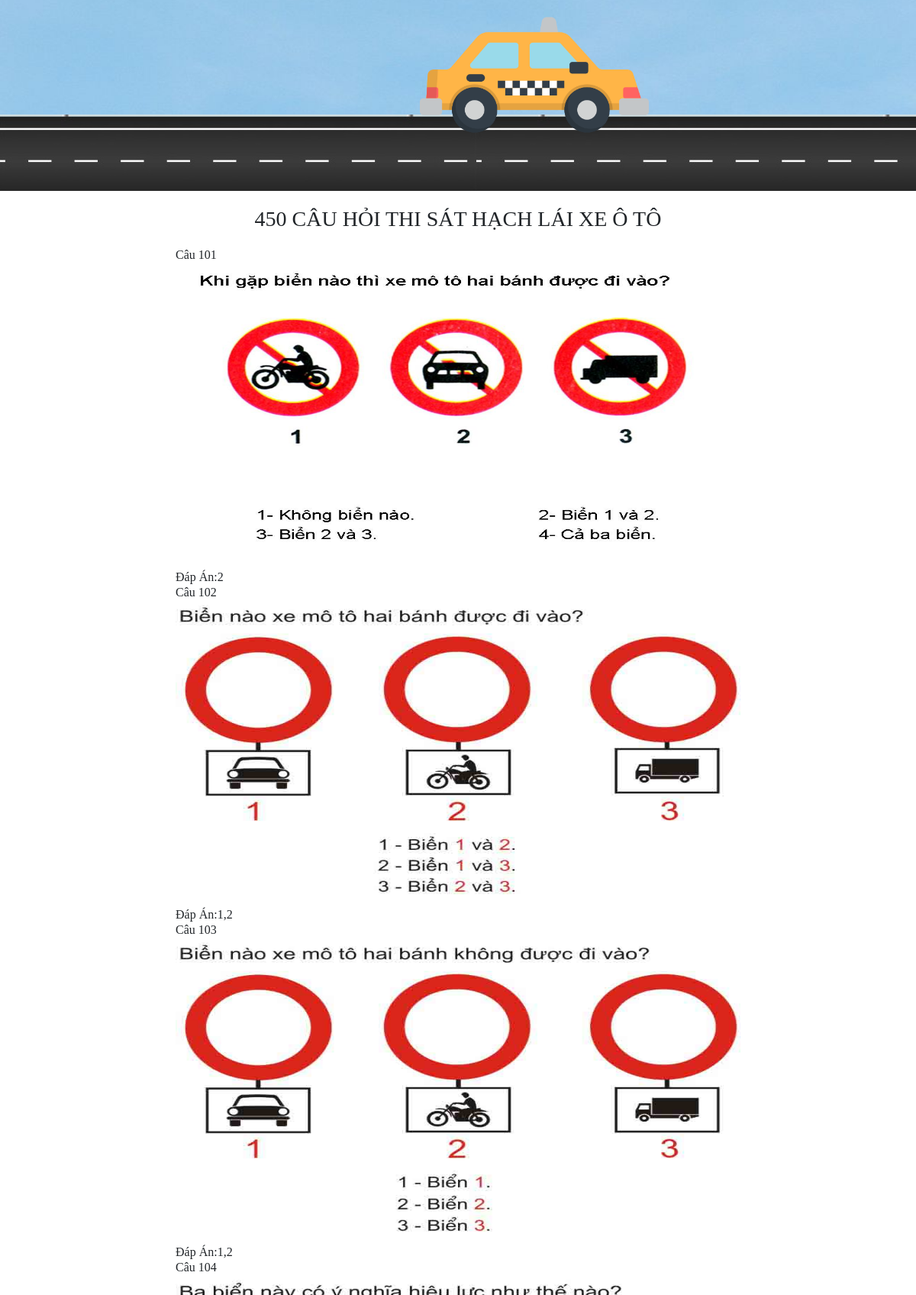
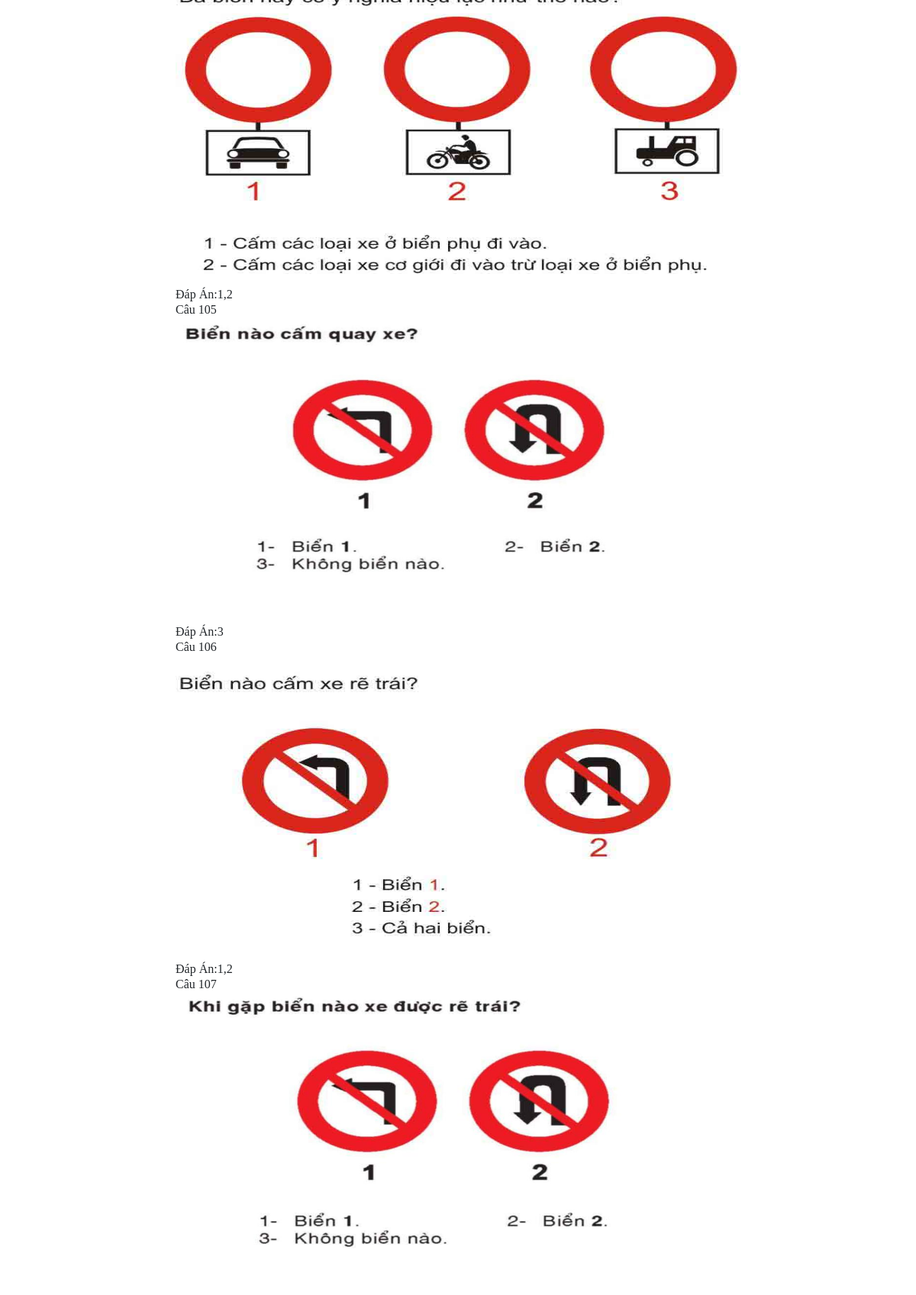
The app's page /oto.php?trangchon=1 (upper part) with its own data (2 pictures, top to bottom).
### tables this page shows
CREATE TABLE IF NOT EXISTS `cauhoioto` (
  `id` varchar(30) NOT NULL,
  `cauhoi` longblob NOT NULL,
  `dapandung1` varchar(11) NOT NULL,
  PRIMARY KEY (`id`)
);

### oto.php (the view, shortened to what this page needs)
<html>
	<head>
		<link rel="stylesheet" href="https://stackpath.bootstrapcdn.com/bootstrap/4.3.1/css/bootstrap.min.css">
	</head>
	<body>
		<form>
			<div class="hero">
				<div class="car">
					<img src="taxi-pngrepo-com.png">
				</div>
			</div>
			<h3>450 CÂU HỎI THI SÁT HẠCH LÁI XE Ô TÔ</h3>
			<div>
			<?php
			$sodongtrentrang=100;
			$kn=mysqli_connect("localhost","root","","banglaixe");
			mysqli_set_charset($kn, 'UTF8');
			if(isset($_GET['trangchon']))
			{
				$trang=$_GET['trangchon'];
			}
			else
			{
				$trang=0;
			}
			$vt=$trang*$sodongtrentrang;
			$caulenhphantrang="select * from cauhoioto LIMIT $vt, $sodongtrentrang";
			$kqpt=mysqli_query($kn,$caulenhphantrang);
			while($row=mysqli_fetch_array($kqpt))
			{
				$cau=$row['cauhoi'];
					echo "<table align='center'>";
					echo "<tr><td>Câu ".$row['id']."</td></tr>
						<tr><td><img src='/BT/450 cau hoi sat hach lai xe/$cau'/height='400' width='740'></td></tr>
						<tr><td>Đáp Án:". $row['dapandung1']."</td></tr>";
					echo "</table>";
			}
?>
		</div>
		</form>
	</body>
</html>

### oto.php (style rules this page uses)
body { font-family:Calibri; margin:0px; padding:0px; }
.hero { height:250px; weight:100px; background-image:url(1024px-Sky.jpg); background-size:cover; background-position:center; position:relative; overflow-x:hidden; }
.car { width:100px; left:50%; bottom:2px; transform:translateX(-50%); position:absolute; z-index:1; }
.car img { width:300px; animation:car 1s linear infinite; }
h3 { text-align:center; margin:20px; }

### records on screen
cauhoioto: id "101", cauhoi (picture), dapandung1 "2"
cauhoioto: id "102", cauhoi (picture), dapandung1 "1,2"
cauhoioto: id "103", cauhoi (picture), dapandung1 "1,2"
cauhoioto: id "104", cauhoi (picture), dapandung1 "1,2"
cauhoioto: id "105", cauhoi (picture), dapandung1 "3"
cauhoioto: id "106", cauhoi (picture), dapandung1 "1,2"
cauhoioto: id "107", cauhoi (picture)
